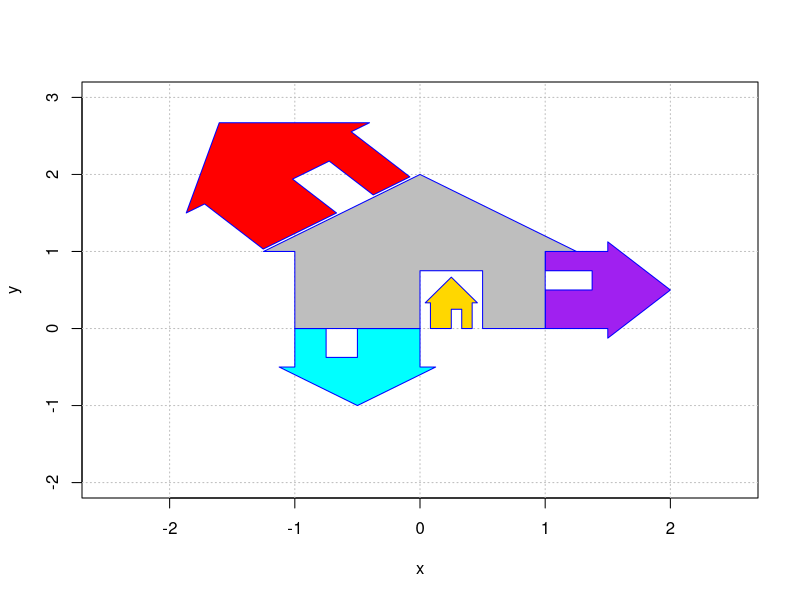

This chart was generated by the following R code:
## ---- chunk 1
knitr::opts_chunk$set(echo = TRUE)
library(pracma)
## ---- chunk 2
S = cbind(c(1,1,1,1,2),c(1, 2, 3, 0, -1),c(0, 0, 0, 1, 2), c(-1, 1, 3, 0, -2),c(2, 1, 0, 1, 3))
rref(S)
s = rbind(c(1,1,1,1,2),c(1, 2, 3, 0, -1),c(0, 0, 0, 1, 2), c(-1, 1, 3, 0, -2),c(2, 1, 0, 1, 3))
rref(s)
## ---- chunk 3
wAug = cbind(c(1,1,1,1,2),
             c(1, 2, 3, 0, -1),
             c(0, 0, 0, 1, 2), 
             c(-1, 1, 3, 0, -2),
             c(2, 1, 0, 1, 3),
             c(8,11,14,7,11))
vAug = cbind(c(1,1,1,1,2),
             c(1, 2, 3, 0, -1),
             c(0, 0, 0, 1, 2), 
             c(-1, 1, 3, 0, -2),
             c(2, 1, 0, 1, 3),
             c(3,3,3,1,1))
rref(wAug)
rref(vAug)
## ---- chunk 4
A = rbind(c(3, 0, -1, 1, 2), 
           c(1, 1, -1, 1, 1), 
           c(-2, -3, -2, 3, 1), 
           c(1, 3, 1, 3, 0),
           c(1, 3, 0, -2, 0))
## ---- chunk 5
det(A)
## ---- chunk 6
det(A %*% A)
## ---- chunk 7
det(solve(A))
## ---- chunk 8
D = rbind(c(1, 3, 0, -2, 0), 
           c(1, 1, -1, 1, 1), 
           c(-2, -3, -2, 3, 1), 
           c(1, 3, 1, 3, 0),
           c(3, 0, -1, 1, 2))
det(D)
## ---- chunk 9
E = rbind(c(3, 0, -1, 1, 2), 
           c(1, 1, -1, 1, 1), 
           c(-2, -3, -2, 3, 1), 
           7*c(1, 3, 1, 3, 0),
           c(1, 3, 0, -2, 0))
det(E)
## ---- chunk 10
det(7*A)
## ---- chunk 11
B = rbind(c(1, 2,1, 1, 1), 
          c(1, 2, 0, 1, -1), 
          c(-2, -1, -2,0, 1), 
          c(1, 0, 1, 3, 0),
          c(1, 0, 0, 1,1))
det(B)
det(A %*% B)
det(A)*det(B)
## ---- chunk 12
A.red = cbind(c(3*cos(.6747409)/4,3*sin(.6747409)/4,0), c(-3*sin(.6747409)/4,3*cos(.6747409)/4,0), c(-2/3,1.5,1))

A.purple = cbind(c(0,1/2,0), c(1/2,0,0), c(1,1/2,1))

A.gold = cbind(c(1/6,0,0), c(0,1/3,0), c(1/4,0,1))

A.cyan = cbind(c(-1/2,0,0), c(0,-1/2,0), c(-1/2,0,1))

####################

house = cbind(c(0,0,1), c(0,3/4,1), c(2/4,3/4,1), c(2/4,0,1), c(4/4,0,1), c(4/4,4/4,1), c(5/4,4/4,1), c(0,8/4,1), c(-5/4,4/4,1), c(-4/4,4/4,1), c(-4/4,0,1), c(0,0,1));


plot(house[1,], house[2,], type = "n", xlim=c(-2.5,2.5),ylim=c(-2.0,3.0),xlab="x",ylab="y")
abline(h=-4:4, v=-4:4, col="gray", lty="dotted")

house.gold = A.gold %*% house
polygon(house.gold[1,], house.gold[2,], col = "gold", border = "blue")

house.cyan = A.cyan %*% house
polygon(house.cyan[1,], house.cyan[2,], col = "cyan", border = "blue")

house.red = A.red %*% house
polygon(house.red[1,], house.red[2,], col = "red", border = "blue")

house.purple= A.purple %*% house
polygon(house.purple[1,], house.purple[2,], col = "purple", border = "blue")

polygon(house[1,], house[2,], col = "gray", border = "blue")
